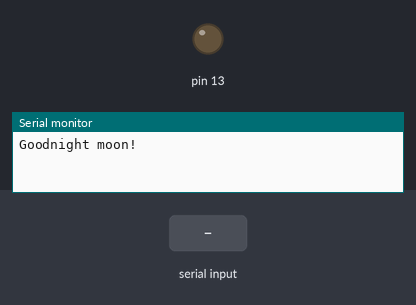
This sketch was run on a simulated Arduino Mega 2560, built with avr-gcc and run on an emulated ATmega2560. Parts: output pins drawn as LEDs (lit = HIGH), the last lines printed to the serial monitor. The test bench sets the inputs (shaded band).

Above: at 1.2 s.
1.3 s: "1" received over Serial
At 1.7 s:
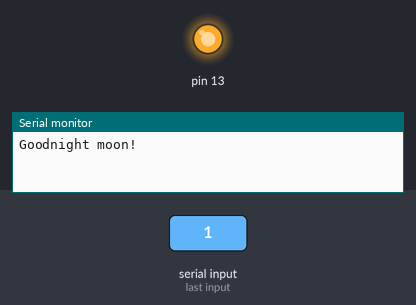
2.9 s: "1" received over the second serial link
At 4.0 s:
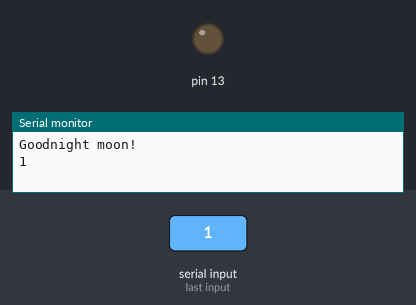
4.4 s: "0" received over Serial
At 5.1 s:
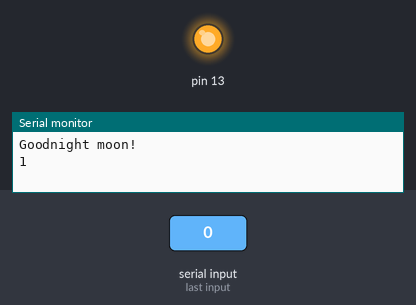
5.9 s: "0" received over the second serial link
At 6.3 s:
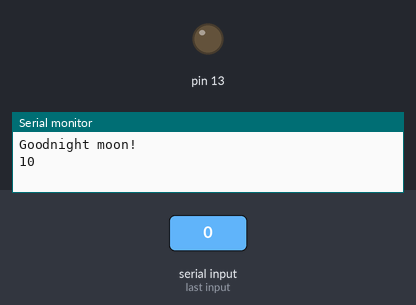
Timing chart, 0 to 8.4 s (numbered marks = the images above; inputs shaded):
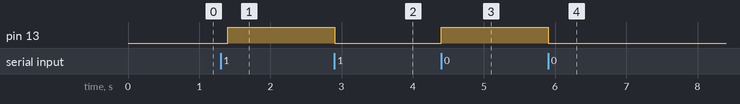

The sketch:

XbeeMega.pde
```cpp
void setup()  {
  Serial.begin(9600);
  Serial.println("Goodnight moon!");
  // set the data rate for the SoftwareSerial port
  Serial2.begin(9600);
  Serial2.println("Hello, world?");
  pinMode(13,OUTPUT);
}

void loop(){

  if (Serial2.available()) {
      Serial.print((char)Serial2.read());
      digitalWrite(13,LOW);
  }
  if (Serial.available()) {
    digitalWrite(13,HIGH);
      Serial2.print((char)Serial.read());
  }
  delay(100);
}
```

Measured:
- after the input at 1.3 s, pin 13: LOW → HIGH after 0.10 s
- after the input at 2.9 s, pin 13: HIGH → LOW at once
- after the input at 4.4 s, pin 13: LOW → HIGH at once
- after the input at 5.9 s, pin 13: HIGH → LOW at once
